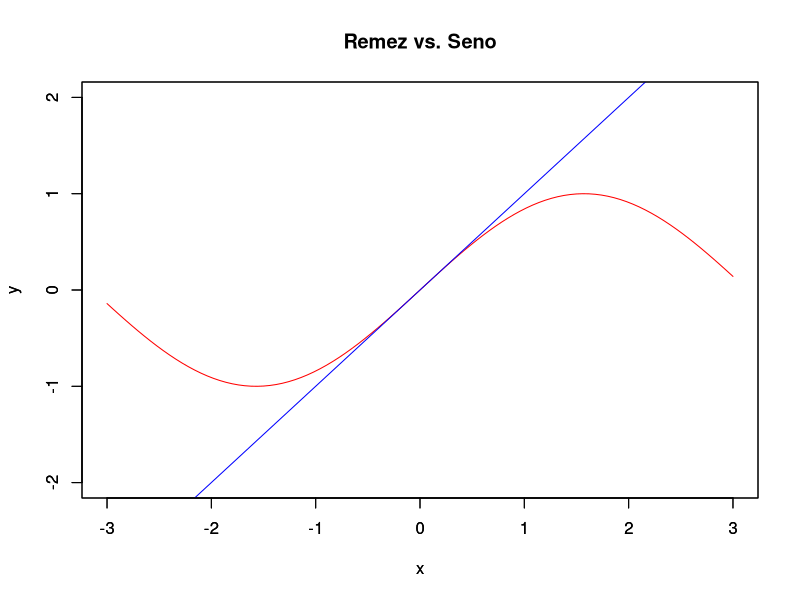

The R script that drew this image:
remez <- function(infe,supe,grado,error){
  
  f <- function (x) sin(x)
  #para un grado n se necesita n+1 coeficientes 
  longitud = (2*(pi/64))/(grado-1)
  x = c()
  y = c()
  valor_punto = 0
  absoluto = 0
  relative = 0
  i =1
  while (length(x)<grado)
  {
    if (length(x) == 0 )
    {
      x[i]= infe
      i = i +1
    }
    x[i] = (x[i-1]+(longitud))
    print (x[i])
    i = i+1
    
  }
  j = 1
  while (j < grado+1 )
    
  {
    y[j]= f(x[j])
    print (y[j])
    j = j+1
  }
  y[j] = cos(supe*(1/2))
  
  if(grado == 1){
    n = rbind(c(1,x[1]),
              c(0,1))
  }
  if(grado == 2){
    n = rbind(c(1,x[1],(x[1])^2),
              c(1,x[2],(x[2])^2),
              c(0,1,2*(pi/128))
    )
  }
  if(grado == 3){
    n = rbind(c(1,x[1],(x[1])^2,(x[1])^3),
              c(1,x[2],(x[2])^2,(x[2])^3),
              c(1,x[3],(x[3])^2,(x[3])^3),
              c(0,1,2*(pi/128),3*(pi/128)^2))
  }
  if(grado == 4){
    n = rbind(c(1,x[1],(x[1])^2,(x[1])^3,(x[1])^4),
              c(1,x[2],(x[2])^2,(x[2])^3,(x[2])^4),
              c(1,x[3],(x[3])^2,(x[3])^3,(x[3])^4),
              c(1,x[4],(x[4])^2,(x[4])^3,(x[4])^4),
              c(0,1,2*(pi/128),3*(pi/128)^2,4*(pi/128)^3)) 
  }
  
  z=solve(n,y)
  
  if(grado == 1){
    h = function(x) z[1]+(z[2]*x)
  }
  if(grado == 2){
    h = function(x) z[1]+(z[2]*x)+(z[3]*x^2)
  }
  if(grado == 3){
    h = function(x) z[1]+(z[2]*x)+(z[3]*x^2)+(z[4]*x^3)
  }
  if(grado == 4){
    h = function(x) z[1]+(z[2]*x)+(z[3]*x^2)+(z[4]*x^3)+(z[5]*x^4)
  }
  
  plot(f, xlim = c(-3,3),ylim=c(-2,2), col="red", ylab = "y")
  par(new = T)
  plot(h, xlim = c(-3,3),ylim=c(-2,2), col="blue", main = "Remez vs. Seno", ylab = "y")
  valor_punto = pi/128
  absoluto = abs((f(valor_punto)- h(valor_punto)))*error
  relative  = ((absoluto / h(valor_punto))*100)*error
  particion <- (pi/64-(-pi/64))/10
  x <- -pi/64
  puntos <-c()
  for(i in 1:10){
    puntos <- c(puntos, x)
    x <- x + particion
  }
  
  for(i in puntos){
    absoluto = abs((f(i)- h(i)))*error
    relative  = ((absoluto / h(i))*100)*error
    cat("error",relative, "\n")
  }
  return(cat("Punto:", valor_punto, "\n ", "Error relativo:", relative, "\n"))

}

print(remez (-pi/64,pi/64,1,10^-8))

